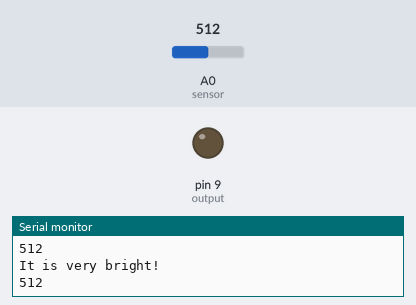
This sketch was run on a simulated Arduino Uno, built with avr-gcc and run on an emulated ATmega328P. Shown: output pins drawn as LEDs (lit = HIGH), the last lines printed to the serial monitor. Inputs (shaded band) come from the test bench; at power-on: A0 (sensor) = 512.

Above: at 1.8 s.
1.9 s: A0 (sensor) set to 469
3.4 s: A0 (sensor) set to 436
At 4.4 s:
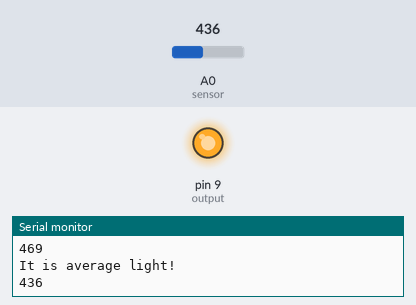
5.5 s: A0 (sensor) set to 460
At 7.1 s:
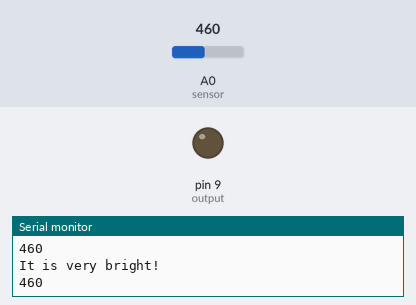
7.5 s: A0 (sensor) set to 441
At 8.7 s:
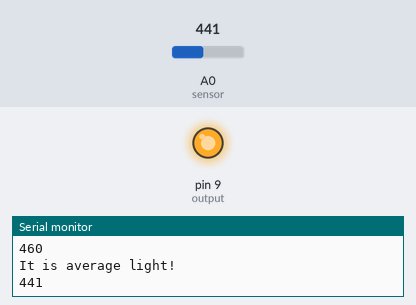
Timing chart, 0 to 10.5 s (numbered marks = the images above; inputs shaded):
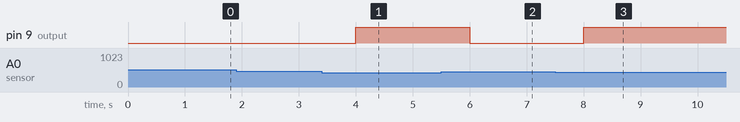

The sketch:

light_dimmer_with_sensor.ino
```cpp
// Remixed from: https://create.arduino.cc/projecthub/DCamino

int sensor = A0;
int output = 9;

void setup()
{
  pinMode(output, OUTPUT);
  Serial.begin(9600);
}

void loop(){
  // Take main reading
  int reading = analogRead(sensor);
  // If it is bright
  if (reading > 450)
  {
    Serial.println("It is very bright!");
    Serial.println(reading);
    digitalWrite(output, LOW); //turn left LED off
  }
  // If it is average light
  else if (reading > 229 && reading < 451)
  {
    Serial.println("It is average light!");
    Serial.println(reading);
    digitalWrite(output, HIGH); // turn left LED on
  }
  // If it's dark
  else
  {
    Serial.println("It is pretty dark!");
    digitalWrite(output, HIGH); // Turn left LED on
  }
  delay(1000); // Wait
}
```

Measured:
- the behaviour switches between 451 and 450 on A0 (sensor) (found by bisection; images 0 and 1)
- after the input at 3.4 s, pin 9 (output): LOW → HIGH after 0.60 s
- after the input at 5.5 s, pin 9 (output): HIGH → LOW after 0.50 s
- after the input at 7.5 s, pin 9 (output): LOW → HIGH after 0.50 s
